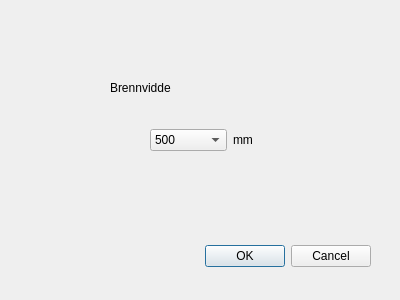
<?xml version="1.0" encoding="UTF-8"?>
<ui version="4.0">
 <class>Dialog</class>
 <widget class="QDialog" name="Dialog">
  <property name="geometry">
   <rect>
    <x>0</x>
    <y>0</y>
    <width>400</width>
    <height>300</height>
   </rect>
  </property>
  <property name="windowTitle">
   <string>Dialog</string>
  </property>
  <widget class="QDialogButtonBox" name="buttonBox">
   <property name="geometry">
    <rect>
     <x>30</x>
     <y>240</y>
     <width>341</width>
     <height>32</height>
    </rect>
   </property>
   <property name="orientation">
    <enum>Qt::Horizontal</enum>
   </property>
   <property name="standardButtons">
    <set>QDialogButtonBox::Cancel|QDialogButtonBox::Ok</set>
   </property>
  </widget>
  <widget class="QLabel" name="label">
   <property name="geometry">
    <rect>
     <x>110</x>
     <y>80</y>
     <width>71</width>
     <height>16</height>
    </rect>
   </property>
   <property name="text">
    <string>Brennvidde</string>
   </property>
  </widget>
  <widget class="QWidget" name="horizontalLayoutWidget">
   <property name="geometry">
    <rect>
     <x>150</x>
     <y>100</y>
     <width>160</width>
     <height>80</height>
    </rect>
   </property>
   <layout class="QHBoxLayout" name="horizontalLayout">
    <item>
     <widget class="QComboBox" name="comboBox">
      <property name="currentIndex">
       <number>7</number>
      </property>
      <item>
       <property name="text">
        <string>18</string>
       </property>
      </item>
      <item>
       <property name="text">
        <string>24</string>
       </property>
      </item>
      <item>
       <property name="text">
        <string>35</string>
       </property>
      </item>
      <item>
       <property name="text">
        <string>50</string>
       </property>
      </item>
      <item>
       <property name="text">
        <string>100</string>
       </property>
      </item>
      <item>
       <property name="text">
        <string>200</string>
       </property>
      </item>
      <item>
       <property name="text">
        <string>300</string>
       </property>
      </item>
      <item>
       <property name="text">
        <string>500</string>
       </property>
      </item>
      <item>
       <property name="text">
        <string>750</string>
       </property>
      </item>
     </widget>
    </item>
    <item>
     <widget class="QLabel" name="label_2">
      <property name="text">
       <string>mm</string>
      </property>
     </widget>
    </item>
   </layout>
  </widget>
 </widget>
 <resources/>
 <connections>
  <connection>
   <sender>buttonBox</sender>
   <signal>accepted()</signal>
   <receiver>Dialog</receiver>
   <slot>accept()</slot>
   <hints>
    <hint type="sourcelabel">
     <x>248</x>
     <y>254</y>
    </hint>
    <hint type="destinationlabel">
     <x>157</x>
     <y>274</y>
    </hint>
   </hints>
  </connection>
  <connection>
   <sender>buttonBox</sender>
   <signal>rejected()</signal>
   <receiver>Dialog</receiver>
   <slot>reject()</slot>
   <hints>
    <hint type="sourcelabel">
     <x>316</x>
     <y>260</y>
    </hint>
    <hint type="destinationlabel">
     <x>286</x>
     <y>274</y>
    </hint>
   </hints>
  </connection>
 </connections>
</ui>
